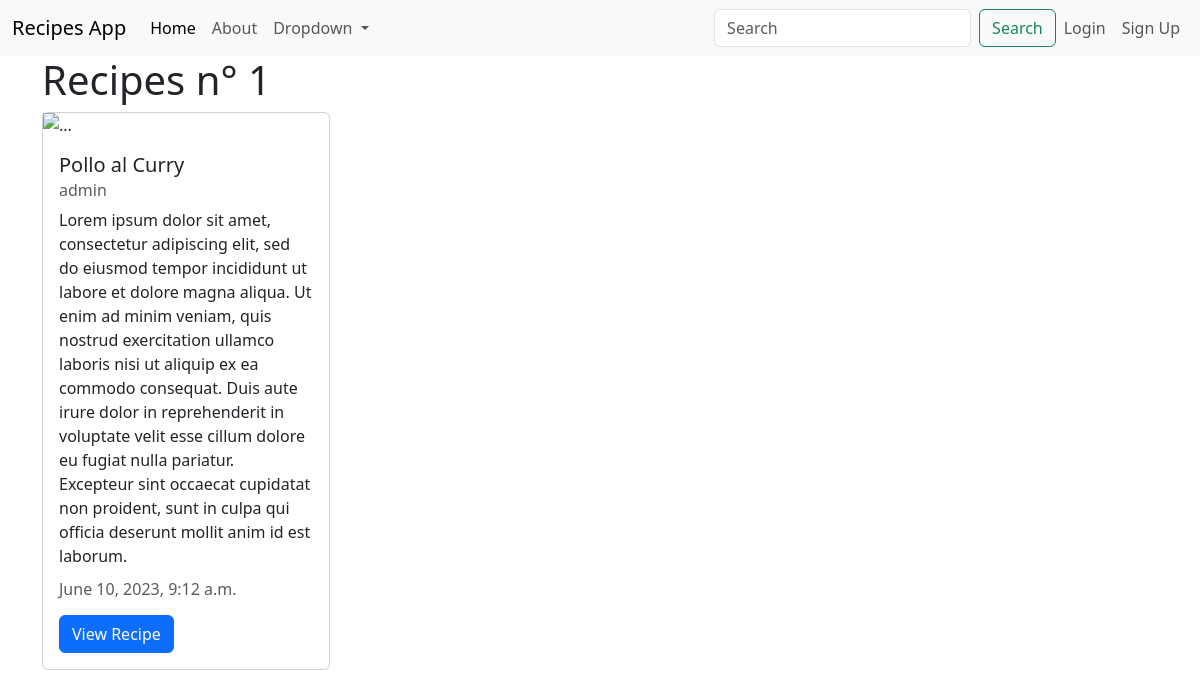
Page /recipe/1/ on the committed database.
### recipes/models.py (models this page shows, shortened)
class Recipe(models.Model):
    title = models.CharField(max_length=100)
    description = models.TextField()
    created_at = models.DateTimeField(auto_now_add=True)
    author = models.ForeignKey(User, on_delete=models.CASCADE)

### recipes/views.py (the view)
# urls.py: path('recipe/<int:pk>/', views.RecipeDetailView.as_view(), name="recipes-detail"),
class RecipeDetailView(DetailView):
    model = models.Recipe

### recipes/templates/recipes/recipe_detail.html (shortened to what this page needs)
{% extends 'recipes/base.html' %}
{% block content %}
    <h1>Recipes n° {{ object.id }}</h1>
        <div class="card" style="width: 18rem;">
            <img class = "image-fluid" src="https://fakeimg.pl/50x40/cccccc/cccccc" class="card-img-top" alt="...">
            <div class="card-body">
                <h5 class="card-title">{{object.title}}</h5>
                <h6 class="card-subtitle mb-2 text-muted">{{object.author}}</h6>
                <p class="card-text">{{ recipe.description }}</p>
                <h6 class="card-subtitle mb-2 text-muted">{{object.created_at}}</h6>
                <a href="#" class="btn btn-primary">View Recipe</a>
            </div>
        </div>
{% endblock content %}

### recipes/templates/recipes/base.html (shortened to what this page needs)
<!DOCTYPE html>
<html lang="en">
<head>
    <link href="https://cdn.jsdelivr.net/npm/bootstrap@5.3.0-alpha3/dist/css/bootstrap.min.css"
    rel="stylesheet"
>
</head>
<body>
    <nav class="navbar navbar-expand-lg navbar-light bg-light">
      <div class="container-fluid">
        <a class="navbar-brand" href="{% url 'recipes-home' %}">Recipes App</a>
        <div class="collapse navbar-collapse" id="navbarSupportedContent">
          <ul class="navbar-nav me-auto mb-2 mb-lg-0">
            <li class="nav-item">
              <a class="nav-link active" aria-current="page" href="{% url 'recipes-home' %}">Home</a>
            </li>
            <li class="nav-item">
              <a class="nav-link" href="{% url 'recipes-about' %}">About</a>
            </li>
            <li class="nav-item dropdown">
              <a class="nav-link dropdown-toggle" href="#" id="navbarDropdown" role="button" data-bs-toggle="dropdown" aria-expanded="false">
                Dropdown
              </a>
            </li>
          </ul>
          <form class="d-flex">
            <input class="form-control me-2" type="search" placeholder="Search" aria-label="Search">
            <button class="btn btn-outline-success" type="submit">Search</button>
          </form>
          <div class="navbar-nav">
                {% if user.is_authenticated %}
                    <a class="nav-item nav-link" href="{%  url 'user-profile'%}">My Profile</a>
                    <a class="nav-item nav-link" href="{%  url 'user-logout'%}">Logout</a>
                {% else %}
                    <a class="nav-item nav-link" href="{%  url 'user-login'%}" >Login</a>
                    <a class="nav-item nav-link" href="{%  url 'user-register'%}" >Sign Up</a>
                {% endif %}
          </div>
        </div>
      </div>
    </nav>
    <div class="container">
       {% block content %}{% endblock content %}
    </div>
</body>
</html>

### rows in the picture
Recipe: id "1", title "Pollo al Curry", author "admin", description "Lorem ipsum dolor sit amet, consectetur adipiscing elit, sed do eiusmod tempor incididunt ut labore et dolore magna aliqua. Ut enim ad minim veniam, quis nostrud exercitation ullamco laboris nisi ut aliquip ex ea commodo consequat. Duis aute irure dolor in reprehenderit in voluptate velit esse cillum dolore eu fugiat nulla pariatur. Excepteur sint occaecat cupidatat non proident, sunt in culpa qui officia deserunt mollit anim id est laborum.", created_at "June 10, 2023, 9:12 a.m."
